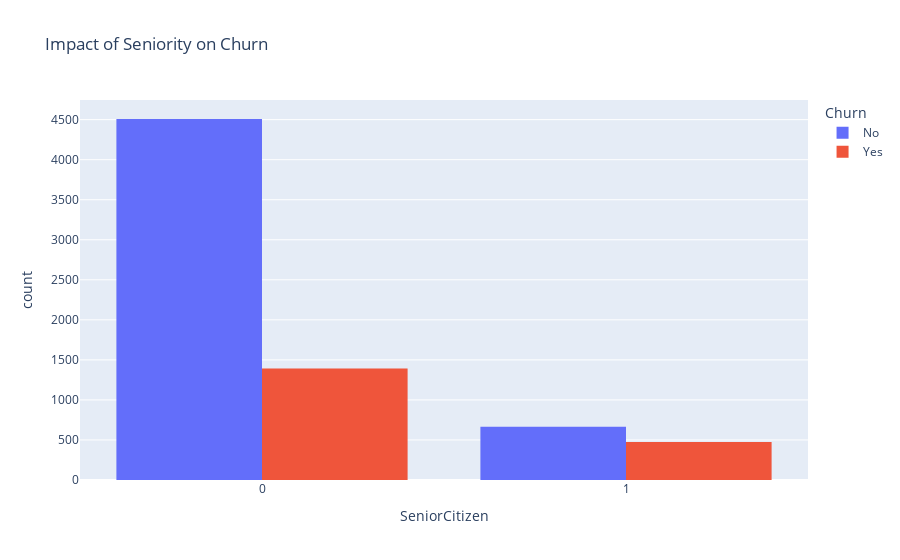

The notebook cell saved with this chart:
### Code cell
# Impact of Seniority on Churn
fig = px.histogram(churn_pd_df, x="SeniorCitizen", color="Churn", barmode='group', title = 'Impact of Seniority on Churn') 
fig.show()

### Figure 1 — Plotly figure (JSON) as saved in the notebook; plotly's stock layout.template omitted (floating-point values rounded to 4 significant figures; data arrays with more than 128 entries replaced by an {"elided": "..."} marker saying what was removed)
{"data": [{"alignmentgroup": "True", "bingroup": "x", "hovertemplate": "Churn=No<br>SeniorCitizen=%{x}<br>count=%{y}<extra></extra>", "legendgroup": "No", "marker": {"color": "#636efa"}, "name": "No", "offsetgroup": "No", "orientation": "v", "showlegend": true, "type": "histogram", "x": {"elided": "5174 int values"}, "xaxis": "x", "yaxis": "y"}, {"alignmentgroup": "True", "bingroup": "x", "hovertemplate": "Churn=Yes<br>SeniorCitizen=%{x}<br>count=%{y}<extra></extra>", "legendgroup": "Yes", "marker": {"color": "#EF553B"}, "name": "Yes", "offsetgroup": "Yes", "orientation": "v", "showlegend": true, "type": "histogram", "x": {"elided": "1869 int values"}, "xaxis": "x", "yaxis": "y"}], "layout": {"barmode": "group", "legend": {"title": {"text": "Churn"}, "tracegroupgap": 0}, "title": {"text": "Impact of Seniority on Churn"}, "xaxis": {"anchor": "y", "domain": [0, 1], "title": {"text": "SeniorCitizen"}}, "yaxis": {"anchor": "x", "domain": [0, 1], "title": {"text": "count"}}}}
